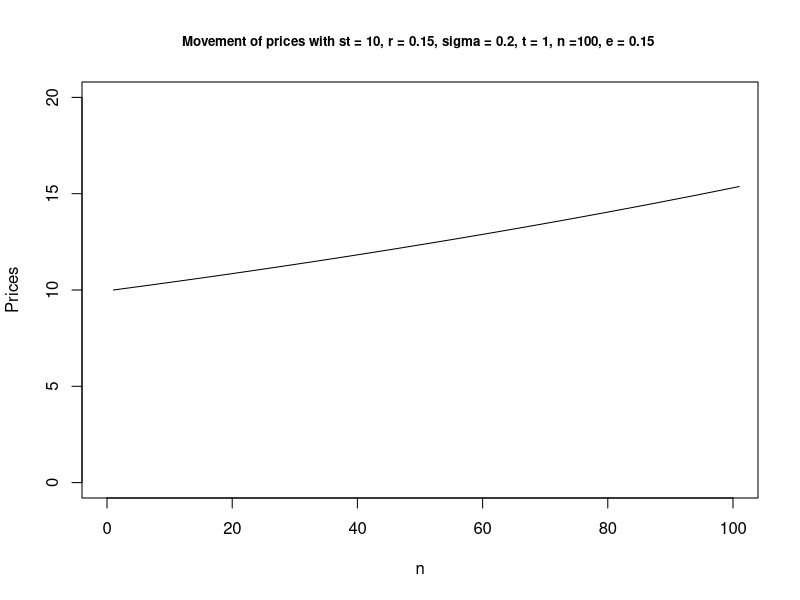
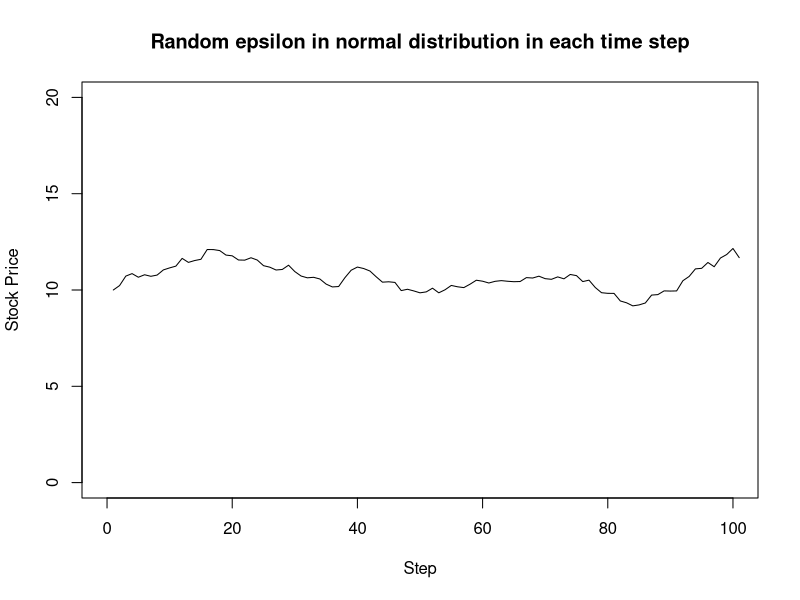
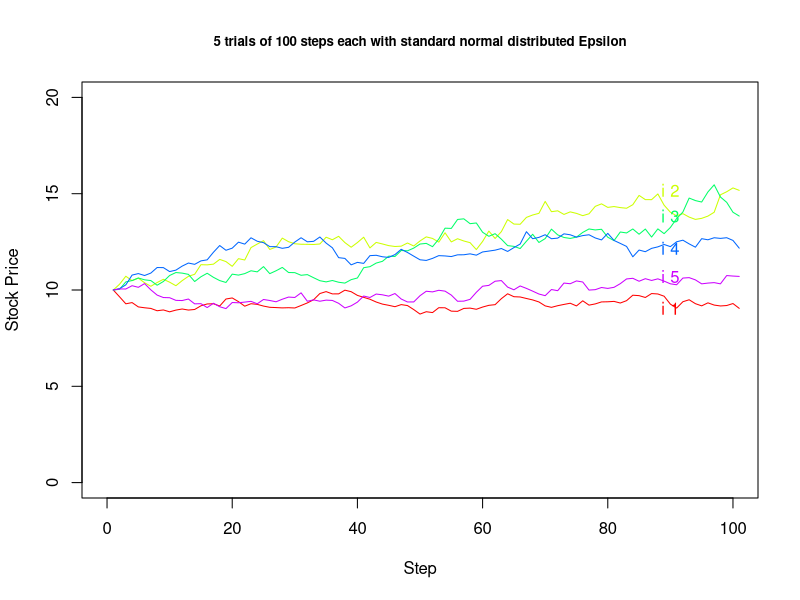

Write the R code that produced these figures, in order.

# Calculate stock price at time t+1
#  Input
#  st = stock price at time t
#  r = expected annual stock return
#  sigma = annualized volatility in prices
#  t = time in years
#  n = number of steps
#  e = epsilon


# Project guideline 1. Consider following values for the purpose of this project:

# 
# It was given that St is the stock at price t (St = 10)
# S t+1 is the stock at price t+1
# r is the expected annual stock return, (Say 0.15)
# sd is thr annualized volatility of underlying stock (0.2)
# T is time in years (1 year)
# n is the number of steps inveolved in the calculation (12 steps)
# deltat is the size of the unit step size = T/n
# epsilon is the distribution term with a zero mean, (a random value from a normal sample) (epsilon = 0.15)




# Now we consider the inputs given


st = 10 
r = 0.15 
sigma = 0.2 
t = 1 
n = 100 
e = 0.15


# Project guideline 2. Starting with the initial stock price St as specified, and considering 100 Steps,
# calculate the expected value of the stock price at the end of every successive ??t interval of time


# First we need to define the function given in case 3 for the price



st1 = function(st, r, sigma, t, n, e) {
  dt = t/n 
  return(st * exp(((r - (0.5 * (sigma ^ 2))) * dt) + (sigma * e * sqrt(dt))))
}


# Calculating the expected value of the stock price at the end of every successive deltat interval of time

evarray = function(st, r, sigma, t, n, e) {
  ev = c()
  ev[1] = st
  for (i in 1:n) {
    
    ev[i + 1] = st1(ev[i], r, sigma, t, n, e)
  }
  return(ev)
}


ev = evarray(st, r, sigma, t, n, e)
ev


#  Project guideline 3. Plot the entire movement of prices over the T period under observation


plot(ev,
     main = 'Movement of prices with st = 10, r = 0.15, sigma = 0.2, t = 1, n =100, e = 0.15 ',
     xlab = 'n', 
     ylab = 'Prices', 
     xlim = c(0, 100), 
     ylim = c(0, 20), 
     type='l',cex.lab=1, cex.axis=1, cex.main=0.8, cex.sub=1)


#  Project guideline  4. Instead of considering a fixed ?? as in the previous steps, randomly assign values to ?? from a standard normal distribution.


evarray2 = function(st, r, sigma, t, n, randome) {
  ev2 = c()
  ev2[1] = st
  for (i in 1:n) {
      epsilon = rnorm(1)
      ev2[i + 1] = st1(ev2[i], r, sigma, t, n, epsilon)
  }
  return(ev2)
}

ev2 = evarray2(st, r, sigma, t, n, randome)
ev2






plot(ev2, 
     main = 'Random epsilon in normal distribution in each time step',
     xlab = 'Step', 
     ylab = 'Stock Price', 
     xlim = c(0, 100), 
     ylim = c(0, 20), 
     type='l')

#  Project guideline  5.  Perform 5 trials of 100 steps each to plot 
# the probable movement of stock prices over a 1 year period. Plot each trajectory of prices as a separate line

colors = rainbow(5)
plot(
  c(0, 100),
  c(0, 20), 
  main = '5 trials of 100 steps each with standard normal distributed Epsilon',
  xlab = 'Step',
  ylab = 'Stock Price',
  type='n',cex.lab=1, cex.axis=1, cex.main=0.8, cex.sub=1)

for (i in 1:5) {
  ev2 = evarray2(st, r, sigma, t, n, epsilon)
  lines(ev2, col = colors[i])
  text(90, ev2[101], paste('i', i), cex = 1.0, col = colors[i])
}


